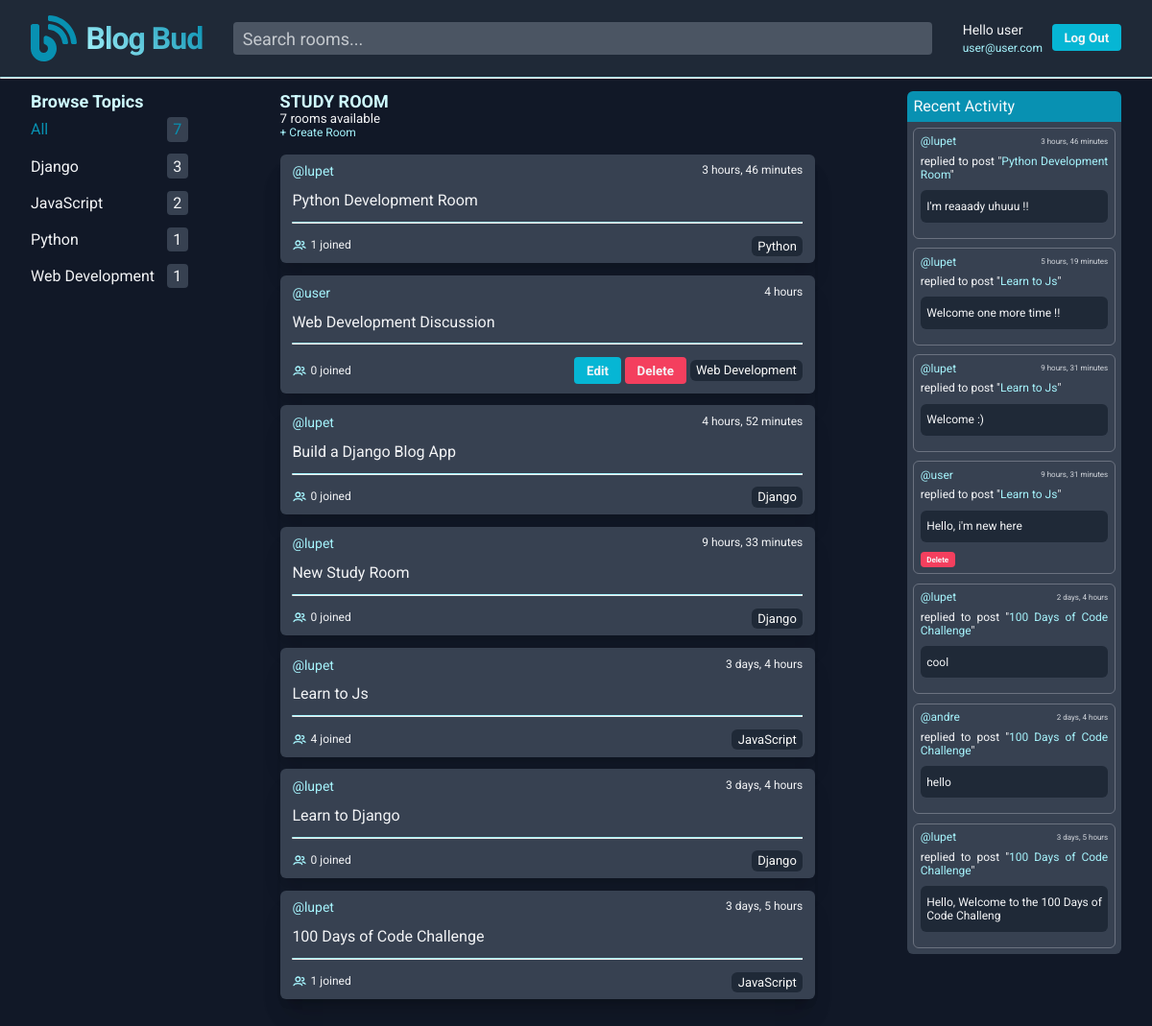
Screenshot of / (signed in) with the database file from the repository.
### base/models.py (models this page shows)
class Topic(models.Model):
    name = models.CharField(max_length=225)
    def __str__(self):
        return self.name

class Room(models.Model):
    host = models.ForeignKey(User, on_delete=models.SET_NULL, null=True)
    topic = models.ForeignKey("Topic", on_delete=models.SET_NULL, null=True)
    name = models.CharField(max_length=225)
    description = models.TextField(null=True, blank=True)
    participants = models.ManyToManyField(User, related_name='participants', blank=True)
    updated = models.DateTimeField(auto_now=True)
    created = models.DateTimeField(auto_now_add=True)
    class Meta:
        ordering = ['-updated', '-created']
    def __str__(self):
        return self.name

class Message(models.Model):
    user = models.ForeignKey(User, on_delete=models.CASCADE)
    room = models.ForeignKey(Room, on_delete=models.CASCADE)
    body = models.TextField()
    updated = models.DateTimeField(auto_now=True)
    created = models.DateTimeField(auto_now_add=True)
    class Meta:
        ordering = ['-updated', '-created']
    def __str__(self):
        return self.body[0:50]

### base/views.py (the view)
# urls.py: 2. Add a URL to urlpatterns:  path('', views.home, name='home')
@login_required(login_url='/login')
def home(request):
    query = request.GET.get('q') if request.GET.get('q') != None else ''
    rooms = Room.objects.filter(
        Q(topic__name__icontains=query) |
        Q(name__icontains=query) |
        Q(description__icontains=query)
        )
    room_count = rooms.count()
    room_messages = Message.objects.all().filter(Q(room__topic__name__icontains=query))[:7]
    topics_info = getTopicsInfo()
    rooms_info = getRoomsInfo(query=query)
    context = {
        'rooms_info': rooms_info,
        'topics_info': topics_info,
        'room_count': room_count,
        'room_messages': room_messages
        }
    return render(request, 'base/home.html', context)

### base/common/getRoomsInfo.py (called while the page is built)
def getRoomsInfo(query: str):
    roomsInfo = []
    rooms = Room.objects.filter(
        Q(topic__name__icontains=query) |
        Q(name__icontains=query) |
        Q(description__icontains=query)
        )
    for room in rooms:
        roomObj = {}
        roomObj['room'] = room
        roomObj['participants_count'] = room.participants.all().count()
        roomsInfo.append(roomObj)
    return roomsInfo

### base/common/getTopicsInfo.py (called while the page is built)
def getTopicsInfo():
    topics = Topic.objects.all().order_by('name')
    topics_info = [
        {'name': 'All', 'room_count': Room.objects.all().count()}
    ]
    for topic in topics:
        topic_obj = {}
        topic_obj['name'] = topic
        topic_obj['room_count'] = Room.objects.all().filter(Q(topic__name__icontains=topic)).count()
        topics_info.append(topic_obj)
    return topics_info

### base/templates/base/home.html
{% extends 'main.html' %}
{% block body %}
<main class="base__main_container">
  <aside>
    {% include 'base/topics_component.html' %}
  </aside>
  <section>
    <h2 class="home__header" >STUDY ROOM</h2>
    <span class="home__room_count_span" >{{room_count}} rooms available</span>
    <span class="link_span">
      <a href="{% url 'create-room' %}">+ Create Room</a>
    </span>
    {% include 'base/feed_component.html' %}
  </section>
  <section>
    {% include 'base/activity_component.html' %}
  </section>
</main>
{% endblock body %}

### templates/components/navbar.html
{% load static %}
<header class="navbar__header">
  <nav>
    <a class="navbar__logo" href="/">
      <img class="navbar__logo_img" src="{% static 'images/Logo.svg' %}" alt="Logo">
      <span class="navbar__logo_span">Blog Bud</span>
    </a>
  </nav>
  <form class="navbar__search_form" method="GET" action="{% url 'home' %}">
    <div class="input_container">
      <input class="navbar__search_input" type="text" name="q" id="q" placeholder="Search rooms..." >
    </div>
  </form>
  <div class="navbar__user_info">
    {% if request.user.is_authenticated %}
    <div class="navbar__user_description">
      <p>Hello {{request.user}}</p>
      <span class="link_span">
        <a href="{% url 'user-profile' request.user.id %}">{{request.user.email}}</a>
      </span>
    </div>
    <div class="navbar__sign_status_wrapper">
      <button class="primary_button">
        <a href="{% url 'logout' %}">Log Out</a>
      </button>
    </div>
    {% else %}
    <div class="navbar__sign_status_wrapper">
      <button class="primary_button">
        <a href="{% url 'login' %}">Log In</a>
      </button>
    </div>
    {% endif %}
  </div>
</header>
<hr>

### base/templates/base/topics_component.html
<h2 class="header_h2">Browse Topics</h2>
<div class="topic_component__container" id="topics_container">
  {% for topic_info in topics_info %}
  <div class="topic_component__wrapper">
    {% if topic_info.name == "All" %}
    <a href="{% url 'home' %}">{{topic_info.name}}</a>
    <span class="topic_component__count_wrapper">{{topic_info.room_count}}</span>
    {% else %}
    <a href="{% url 'home' %}?q={{topic_info.name}}">{{topic_info.name}}</a>
    <span class="topic_component__count_wrapper">{{topic_info.room_count}}</span>
    {% endif %}
  </div>
  {% endfor %}
</div>

### base/templates/base/feed_component.html
{% load static %}
<div class="feed_component__container shadow_xl">
  {% for room_info in rooms_info %}
    <div class="feed_component__wrapper shadow_xl">
      <div class="feed_component__room_info">
        <div class="feed_component__user_and_created">
          <a class="feed_component__user" href="{% url 'user-profile' room_info.room.host.id %}">@{{room_info.room.host.username}}</a>
          <span class="feed_component__room_creation" >{{room_info.room.created|timesince}}</span>
        </div>
        <a href="{% url 'room' room_info.room.id %}">{{room_info.room.name}}</a>
      </div>
      <div class="feed_component__users_tag">
        <hr>
        <div class="feed_component__footer_container">
          <div class="feed_component__footer_participants">
            <img class="feed_component__users_svg" src="{% static 'images/users.svg' %}" alt="users-svg">
            <span>{{room_info.participants_count}} joined</span>
          </div>
          <div class="feed_component__footer_tags">
            {% if request.user == room_info.room.host %}
            <button class="primary_button"><a href="{% url 'update-room' room_info.room.id %}">Edit</a></button>
            <button class="warning_button"><a href="{% url 'delete-room' room_info.room.id %}">Delete</a></button>
            {% endif %}
            <span class="feed_component__topic">{{room_info.room.topic.name}}</span>
          </div>
        </div>
      </div>
    </div>
  {% endfor %}
</div>

### base/templates/base/activity_component.html
<div class="activity_component__container">
  <div class="activity_component__header_wrapper">
    <h3>Recent Activity</h3>
  </div>
  <div class="activity_component__content_wrapper">
    {% for room_message in room_messages %}
      <div class="activity_component__message_container">
        <div class="activity_component__activity_info_wrapper">
          <a href="{% url 'user-profile' room_message.user.id %}">
            @{{room_message.user}}
          </a>
          <span>{{room_message.created|timesince}}</span>
        </div>
        <span class="activity_component__replied_to" >replied to post "<span>{{room_message.room}}</span>"
        </span>
        <p class="activity_component__message">{{room_message}}</p>
        {% if request.user == room_message.user %}
          <button class="warning_button activity_component__warning_button"><a href="{% url 'delete-message' room_message.id %}">Delete</a></button>
        {% endif %}
      </div>
    {% endfor %}
  </div>
</div>

### rows the page displays
Topic: name "Django", room_count "3"
Topic: name "JavaScript", room_count "2"
Topic: name "Python", room_count "1"
Topic: name "Web Development", room_count "1"
Room: room.host.username "lupet", room.created "3 hours, 46 minutes", room.name "Python Development Room", participants_count "1", room.topic.name "Python"
Room: room.host.username "user", room.created "4 hours", room.name "Web Development Discussion", participants_count "0", shows "Edit", room.topic.name "Web Development"
Room: room.host.username "lupet", room.created "4 hours, 52 minutes", room.name "Build a Django Blog App", participants_count "0", room.topic.name "Django"
Room: room.host.username "lupet", room.created "9 hours, 33 minutes", room.name "New Study Room", participants_count "0", room.topic.name "Django"
Room: room.host.username "lupet", room.created "3 days, 4 hours", room.name "Learn to Js", participants_count "4", room.topic.name "JavaScript"
Room: room.host.username "lupet", room.created "3 days, 4 hours", room.name "Learn to Django", participants_count "0", room.topic.name "Django"
Room: room.host.username "lupet", room.created "3 days, 5 hours", room.name "100 Days of Code Challenge", participants_count "1", room.topic.name "JavaScript"
Message: user "lupet", created "3 hours, 46 minutes", room "Python Development Room", body "I'm reaaady uhuuu !!"
Message: user "lupet", created "5 hours, 19 minutes", room "Learn to Js", body "Welcome one more time !!"
Message: user "lupet", created "9 hours, 31 minutes", room "Learn to Js", body "Welcome :)"
Message: user "user", created "9 hours, 31 minutes", room "Learn to Js", body "Hello, i'm new here", shows "Delete"
Message: user "lupet", created "2 days, 4 hours", room "100 Days of Code Challenge", body "cool"
Message: user "andre", created "2 days, 4 hours", room "100 Days of Code Challenge", body "hello"
Message: user "lupet", created "3 days, 5 hours", room "100 Days of Code Challenge", body "Hello, Welcome to the 100 Days of Code Challeng"

### other values shown
{{ request.user }} "user"
{{ request.user.email }} "user@user.com"
{{ topic_info.name }} "All"
{{ topic_info.room_count }} "7"
{{ room_count }} "7"
